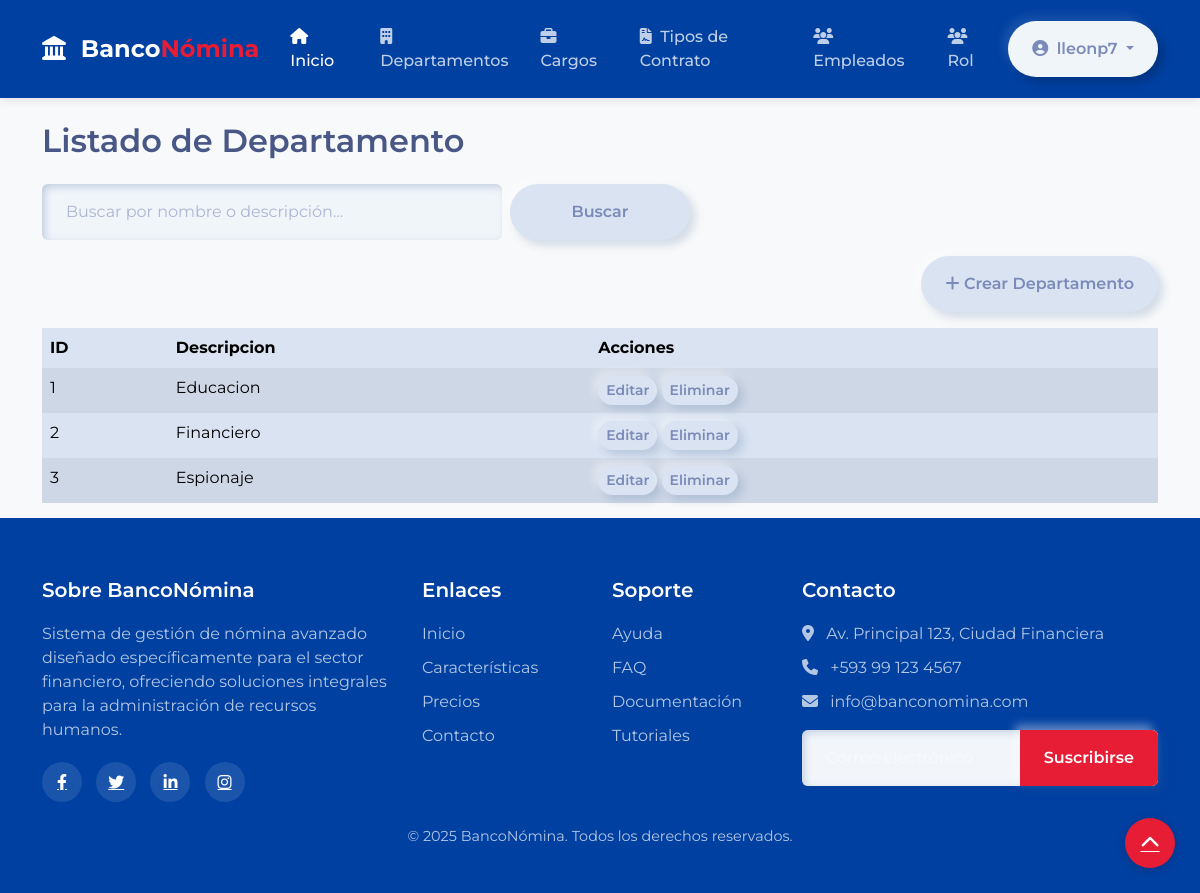
The app's page /core/list/departamento/ (signed in) with its own data.
### core/models.py (models this page shows, shortened)
class Departamento(models.Model):
    descripcion = models.CharField(max_length=100)

### core/views.py (the view)
# urls.py: path('list/<str:model_name>/', list_nomina, name='list_nomina'),
@login_required
def list_nomina(request, model_name):
    model = MODELS.get(model_name)
    if not model:
        return HttpResponse("Modelo no encontrado", status=404)
    if model_name in ['empleado', 'rol'] and not request.user.is_staff:
        messages.error(request, "Acceso denegado: no tienes permiso para ver este contenido.")
        return redirect('home')
    query = request.GET.get('q', '').strip()
    objects = model.objects.all()
    if model_name == 'empleado' and query:
        objects = objects.filter(Q(nombre__icontains=query) | Q(cedula__icontains=query))
    elif model_name != 'empleado' and query:
        objects = objects.filter(descripcion__icontains=query)
    fields = [field.name for field in model._meta.fields if field.name != 'id']
    context = {
        'title': f'Listado de {model_name.capitalize()}',
        'objects': objects,
        'model_name': model_name,
        'fields': fields,
    }
    return render(request, 'nomina/list.html', context)

### core/templatetags/custom_filters.py (called while the page is built)
@register.filter
def get_attr(obj, attr_name):
    return getattr(obj, attr_name)

### template/nomina/list.html (shortened to what this page needs)
{% extends "home.html" %}
{% load static %}
{% load static custom_filters %}
{% load static custom_filters %}
{% block content %}
<div class="container py-4">
  <h2 class="mb-4">{{ title }}</h2>
  <form method="get" class="row g-2 mb-3">
    <div class="col-md-5">
      <input type="text" name="q" class="form-control" placeholder="Buscar por nombre o descripción..." value="{{ request.GET.q }}">
    </div>
    <div class="col-md-2">
      <button type="submit" class="btn btn-primary w-100">Buscar</button>
    </div>
  </form>
  <div class="mb-3 text-end">
    <a href="{% url 'core:create_nomina' model_name %}" class="btn btn-success">
      <i class="fas fa-plus"></i> Crear {{ model_name|capfirst }}
    </a>
  </div>
  <div class="table-responsive">
    <table class="table table-striped table-bordered">
      <thead>
        <tr>
          <th>ID</th>
          {% for field in fields %}
            <th>{{ field|capfirst }}</th>
          {% endfor %}
          <th>Acciones</th>
        </tr>
      </thead>
      <tbody>
        {% for obj in objects %}
        <tr>
          <td>{{ obj.id }}</td>
          {% for field in fields %}
            <td>{{ obj|get_attr:field }}</td>
          {% endfor %}
          <td>
            <a href="{% url 'core:update_nomina' model_name obj.id %}" class="btn btn-sm btn-warning">Editar</a>
            <a href="{% url 'core:delete_nomina' model_name obj.id %}" class="btn btn-sm btn-danger">Eliminar</a>
          </td>
        </tr>
        {% empty %}
        <tr><td colspan="99">No se encontraron resultados.</td></tr>
        {% endfor %}
      </tbody>
    </table>
  </div>
</div>
{% endblock %}

### template/home.html (shortened to what this page needs)
<!DOCTYPE html>
<html lang="es">
<head>
  {% load static %}
  <link href="{% static 'css/bootstrap.min.css' %}" rel="stylesheet">
  <link href="https://cdnjs.cloudflare.com/ajax/libs/font-awesome/6.4.0/css/all.min.css" rel="stylesheet">
  <link href="{% static 'css/home.css' %}" rel="stylesheet">
</head>
<body>
<nav class="navbar navbar-expand-lg navbar-dark sticky-top">
  <div class="container">
    <a class="navbar-brand" href="{% url 'home' %}">
      <i class="fas fa-landmark me-2"></i>
      Banco<span class="fw-bold text-accent">Nómina</span>
    </a>
    <div class="collapse navbar-collapse" id="navbarNav">
      <ul class="navbar-nav mx-auto">
        <li class="nav-item">
          <a class="nav-link active" href="{% url 'home' %}"><i class="fas fa-home me-1"></i> Inicio</a>
        </li>
        <li class="nav-item">
          <a class="nav-link" href="{% url 'core:list_nomina' 'departamento' %}"><i class="fas fa-building me-1"></i> Departamentos</a>
        </li>
        <li class="nav-item">
          <a class="nav-link" href="{% url 'core:list_nomina' 'cargo' %}"><i class="fas fa-briefcase me-1"></i> Cargos</a>
        </li>
        <li class="nav-item">
          <a class="nav-link" href="{% url 'core:list_nomina' 'tipocontrato' %}"><i class="fas fa-file-contract me-1"></i> Tipos de Contrato</a>
        </li>
        <li class="nav-item">
          <a class="nav-link" href="{% url 'core:list_nomina' 'empleado' %}"><i class="fas fa-users me-1"></i> Empleados</a>
        </li>
        <li class="nav-item">
          <a class="nav-link" href="{% url 'core:list_nomina' 'rol' %}"><i class="fas fa-users me-1"></i> Rol</a>
        </li>
      </ul>
      <div class="d-flex">
        {% if user.is_authenticated %}
          <div class="dropdown">
            <button class="btn btn-outline-light dropdown-toggle" type="button" id="userDropdown" data-bs-toggle="dropdown" aria-expanded="false">
              <i class="fas fa-user-circle me-1"></i> {{ user.username }}
            </button>
          </div>
        {% else %}
          <a href="{% url 'core:login' %}" class="btn btn-outline-light me-2"><i class="fas fa-sign-in-alt me-1"></i> Iniciar Sesión</a>
          <a href="{% url 'core:signup' %}" class="btn btn-accent"><i class="fas fa-user-plus me-1"></i> Registrarse</a>
        {% endif %}
      </div>
    </div>
  </div>
</nav>
  {% block content %}{% endblock content %}
  <footer class="footer">
    <div class="container">
      <div class="row">
        <div class="col-lg-4 mb-4 mb-lg-0">
          <h5 class="footer-heading">Sobre BancoNómina</h5>
          <p class="text-light-muted">Sistema de gestión de nómina avanzado diseñado específicamente para el sector financiero, ofreciendo soluciones integrales para la administración de recursos humanos.</p>
          <div class="social-icons">
            <a href="#" class="social-icon"><i class="fab fa-facebook-f"></i></a>
            <a href="#" class="social-icon"><i class="fab fa-twitter"></i></a>
            <a href="#" class="social-icon"><i class="fab fa-linkedin-in"></i></a>
            <a href="#" class="social-icon"><i class="fab fa-instagram"></i></a>
          </div>
        </div>
        <div class="col-lg-2 col-md-4 mb-4 mb-md-0">
          <h5 class="footer-heading">Enlaces</h5>
          <ul class="footer-links">
            <li><a href="#" class="footer-link">Inicio</a></li>
            <li><a href="#" class="footer-link">Características</a></li>
            <li><a href="#" class="footer-link">Precios</a></li>
            <li><a href="#" class="footer-link">Contacto</a></li>
          </ul>
        </div>
        <div class="col-lg-2 col-md-4 mb-4 mb-md-0">
          <h5 class="footer-heading">Soporte</h5>
          <ul class="footer-links">
            <li><a href="#" class="footer-link">Ayuda</a></li>
            <li><a href="#" class="footer-link">FAQ</a></li>
            <li><a href="#" class="footer-link">Documentación</a></li>
            <li><a href="#" class="footer-link">Tutoriales</a></li>
          </ul>
        </div>
        <div class="col-lg-4 col-md-4">
          <h5 class="footer-heading">Contacto</h5>
          <ul class="footer-contact">
            <li><i class="fas fa-map-marker-alt me-2"></i> Av. Principal 123, Ciudad Financiera</li>
            <li><i class="fas fa-phone me-2"></i> +593 99 123 4567</li>
            <li><i class="fas fa-envelope me-2"></i> info@banconomina.com</li>
          </ul>
          <form class="footer-form mt-3">
            <div class="input-group">
              <input type="email" class="form-control" placeholder="Correo electrónico" aria-label="Correo electrónico">
              <button class="btn btn-accent" type="button">Suscribirse</button>
            </div>
          </form>
        </div>
      </div>
      <div class="copyright text-center mt-4">
        <p>&copy; 2025 BancoNómina. Todos los derechos reservados.</p>
      </div>
    </div>
  </footer>
  <a href="#" class="back-to-top" aria-label="Volver arriba"><i class="fas fa-chevron-up"></i></a>
</body>
</html>

### static/css/home.css (style rules this page uses)
:root { --primary: #0040a1; --secondary: #6930c3; --accent: #e71d36; --light: #f8f9fa; --dark: #212529; --gray: #6c757d; --light-gray: #e9ecef; --white: #ffffff; --transition: all 0.3s ease; }
body { font-family: 'Montserrat', sans-serif; color: var(--dark); background-color: var(--light); position: relative; min-height: 100vh; padding-bottom: 350px; }
h1, h2, h3, h4, h5, h6 { font-weight: 600; }
.text-accent { color: var(--accent) !important; }
.navbar { background-color: var(--primary); padding: 15px 0; box-shadow: 0 2px 10px rgba(0, 0, 0, 0.1); }
.navbar-brand { font-size: 1.5rem; font-weight: 700; color: var(--white); }
.nav-link { font-weight: 500; padding: 10px 15px !important; transition: var(--transition); }
.btn-accent { background-color: var(--accent); border-color: var(--accent); color: var(--white); transition: var(--transition); }
.footer { background-color: var(--primary); color: var(--white); padding: 60px 0 30px; position: absolute; bottom: 0; width: 100%; }
.footer-heading { font-weight: 600; margin-bottom: 20px; color: var(--white); }
.text-light-muted { color: rgba(255, 255, 255, 0.7); }
.social-icons { margin-top: 20px; }
.social-icon { display: inline-flex; align-items: center; justify-content: center; width: 40px; height: 40px; border-radius: 50%; background-color: rgba(255, 255, 255, 0.1); color: var(--white); margin-right: 10px; transition: var(--transition); }
.footer-links { list-style: none; padding: 0; margin: 0; }
.footer-links li { margin-bottom: 10px; }
.footer-link { color: rgba(255, 255, 255, 0.7); text-decoration: none; transition: var(--transition); }
.footer-contact { list-style: none; padding: 0; margin: 0; }
.footer-contact li { margin-bottom: 10px; color: rgba(255, 255, 255, 0.7); }
.footer-form .form-control { background-color: rgba(255, 255, 255, 0.1); border-color: rgba(255, 255, 255, 0.1); color: var(--white); }
.footer-form .form-control::placeholder { color: rgba(255, 255, 255, 0.5); }
.copyright { font-size: 0.9rem; color: rgba(255, 255, 255, 0.7); }
.back-to-top { position: fixed; right: 25px; bottom: 25px; width: 50px; height: 50px; border-radius: 50%; background-color: var(--accent); color: var(--white); display: flex; align-items: center; justify-content: center; font-size: 1.2rem; z-index: 99; box-shadow: 0 2px 10px rgba(0, 0, 0, 0.2); transition: var(--transition); }

### records on screen
Departamento: id "1", fields "Educacion"
Departamento: id "2", fields "Financiero"
Departamento: id "3", fields "Espionaje"

### other values on screen
{{ user.username }} "lleonp7"
{{ title }} "Listado de Departamento"
{{ model_name|capfirst }} "Departamento"
{{ field|capfirst }} "Descripcion"
